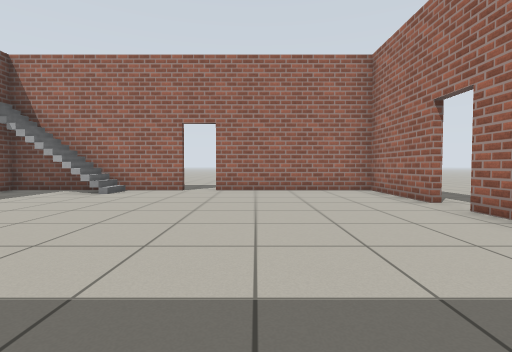
[1] (above)

16 first-person views from a walk through a world built for the Gazebo simulator. The camera is 0.72 m above the floor, tilts 2° down and sees 85° across. The floor is counted in squares, 1 m on a side. Each view is taken from the middle of a square. On the plan, view 1 faces up. The plan holds only what a view shows up to about 10 squares ahead; the rest is blank.

[2]
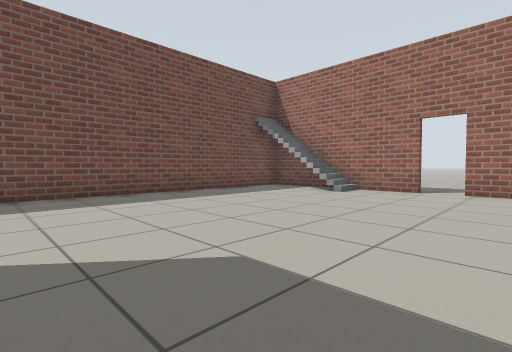

[3]
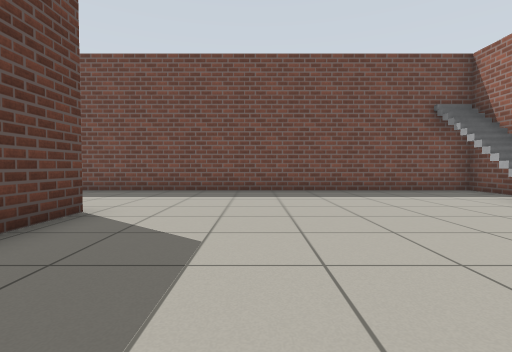

[4]
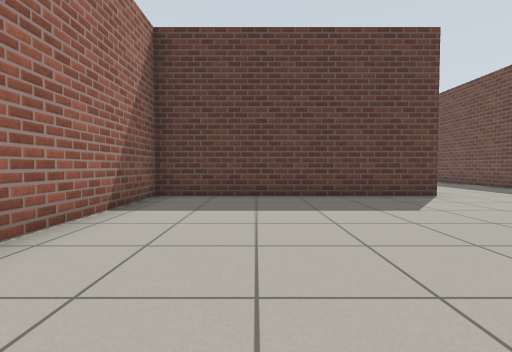

[5]
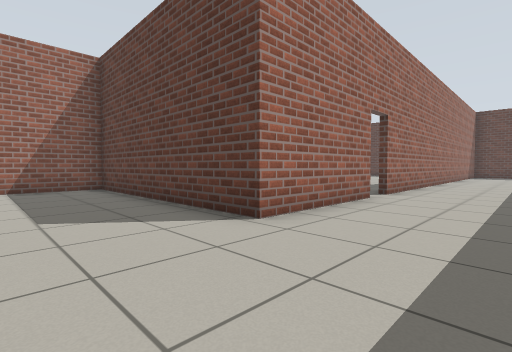

[6]
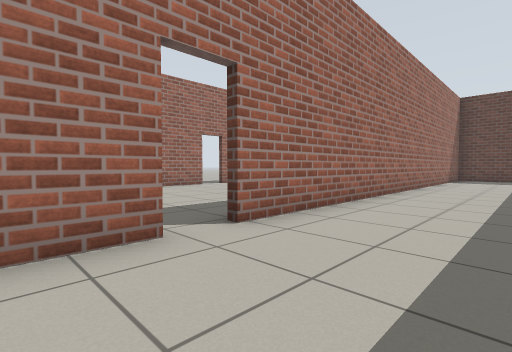

[7]
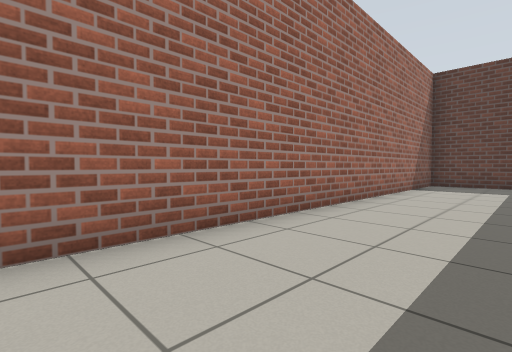

[8]
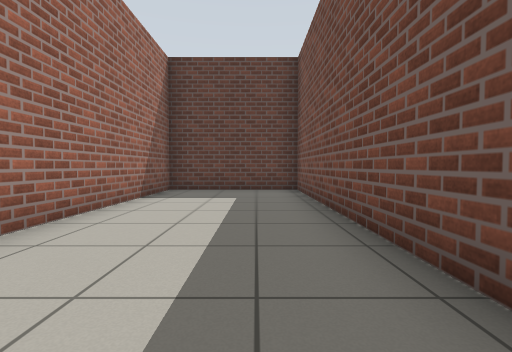

[9]
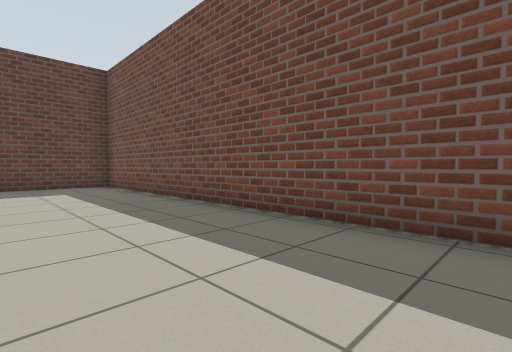

[10]
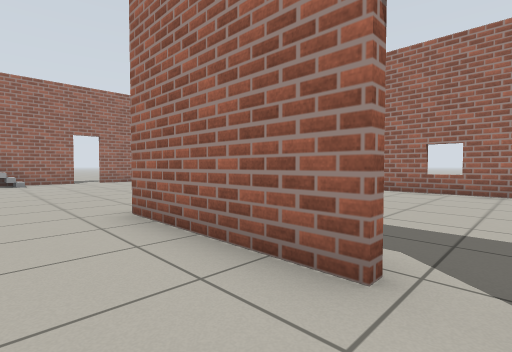

[11]
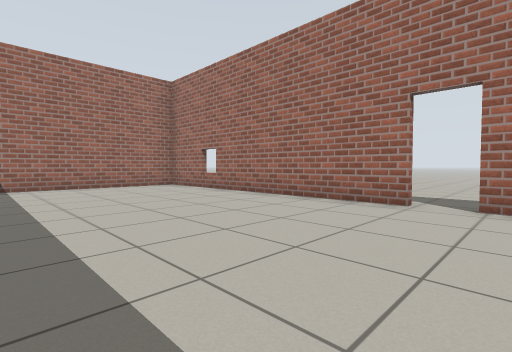

[12]
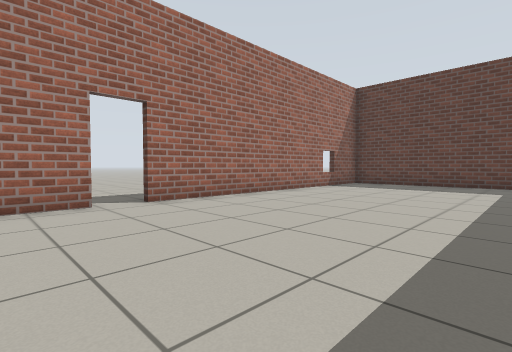

[13]
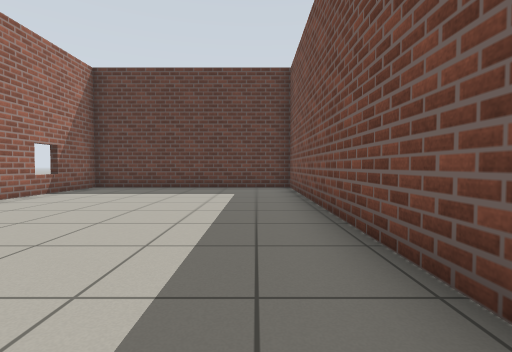

[14]
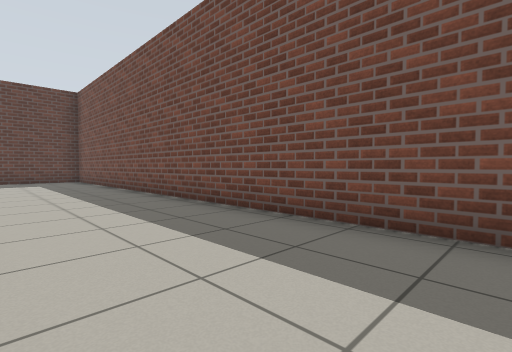

[15]
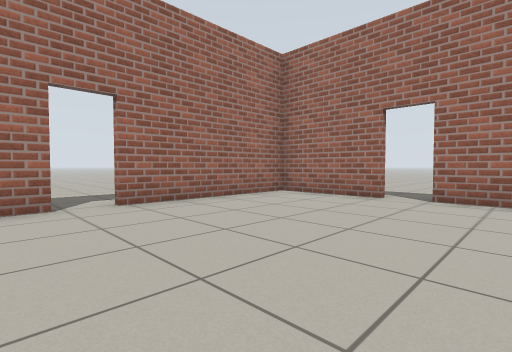

[16]
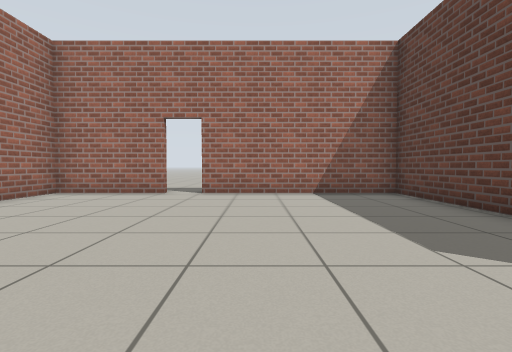

### Floor plan
Ten units are one square. View 1 is at (0, 0); x grows to the right and y downward. Boxes are objects, and circles mark ways between rooms. Rooms are numbered by the first view taken in them; rooms with no view inside come last. Other rooms are left out.
<svg viewBox="-80 -90 125 291">
<path fill="none" stroke="#000" d="M-34 44 -34 7 34 7 34 -45M34 -54 34 -83 -13 -83M-21 -83 -73 -83 -73 195 -31 195M-34 196 -34 52M-32 111 -32 192M34 95 34 17M21 9 -16 9M-31 195 34 195 34 104"/>
<rect x="-75" y="-75" width="10" height="10" fill="#bbb"><title>stairs</title></rect>
<circle cx="-30" cy="50" r="3" fill="#2a7"/>
<text x="-40" y="20">1</text>
<text x="0" y="100">2</text>
</svg>
Room 1 opens to room 2.

Where each view was taken, in squares from view 1:
view 1: 0 up, 0 right, facing up
view 2: 0 up, 0 right, facing up-left
view 3: 2 up, 1 right, facing left
view 4: 6 up, 1 right, facing down
view 5: 2 up, 6 left, facing down-right
view 6: 3 down, 6 left, facing down-right
view 7: 8 down, 6 left, facing down-right
view 8: 11 down, 6 left, facing down
view 9: 9 down, 4 left, facing down-left
view 10: 5 down, 5 left, facing up-right
view 11: 11 down, 2 left, facing up-right
view 12: 8 down, 2 left, facing down-right
view 13: 10 down, 2 left, facing down
view 14: 5 down, 4 left, facing down-left
view 15: 3 up, 3 left, facing up-right
view 16: 3 up, 4 left, facing right
